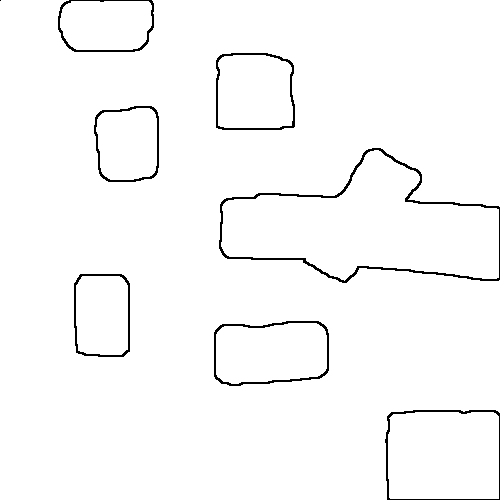
#> input picture assets/cave.png, 500 x 500 px
$ python fill_obstacles.py
#> lines starting #> are read from the running program, lines starting #| are printed output that depends on the picture; after the words box and inside, x2 and y2 are one past the last pixel; in counts of white or black regions, pixels touching at a corner belong together
import cv2
import numpy as np

# 1. Load the image
image_path = 'cave.png'
img = cv2.imread(image_path, cv2.IMREAD_GRAYSCALE)
#> img: shape (500, 500); 97.9% white; black in thin lines or dots

if img is None:
    print(f"Error: Could not find {image_path}")
    exit()

# 2. Invert the image
# OpenCV finds contours of WHITE objects on BLACK backgrounds.
# Currently, your map is Black walls on White background.
# So we invert it: Now obstacles are White Rings on Black.
inverted_img = cv2.bitwise_not(img)
#> inverted_img: shape (500, 500); 2.1% white in thin lines or dots

# 3. Find Contours
# RETR_EXTERNAL ensures we only get the outer shell of the donut, ignoring the inner hole.
contours, _ = cv2.findContours(inverted_img, cv2.RETR_EXTERNAL, cv2.CHAIN_APPROX_SIMPLE)
#> contours = 8 contours, 1 with area under 20; largest, box (x1, y1, x2, y2) and area: (219, 148, 500, 283) 22474, (385, 410, 500, 500) 9946, (214, 321, 329, 386) 6550, (216, 53, 295, 130) 5646, (58, 0, 154, 52) 4507, (74, 274, 130, 357) 4360, (94, 106, 159, 182) 4335

print(f"Found {len(contours)} obstacles.")
#| Found 8 obstacles.

# 4. Fill the Contours
# Draw filled contours (thickness=-1) on the inverted image
# This turns "White Rings" into "Solid White Blobs"
cv2.drawContours(inverted_img, contours, -1, (255), thickness=cv2.FILLED)
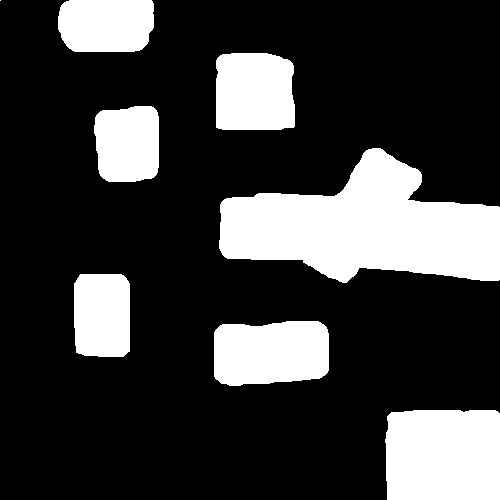
#> inverted_img: shape (500, 500); 23.6% white; 8 white regions (1 under 20 px), largest, box (x1, y1, x2, y2) and area: (219, 148, 500, 283) 22846, (385, 410, 500, 500) 10144, (214, 321, 329, 386) 6709

# 5. Invert Back
# Turn "Solid White Blobs" back into "Solid Black Blocks" on White.
solid_map = cv2.bitwise_not(inverted_img)

# 6. Save
output_path = 'solid_cave.png'
cv2.imwrite(output_path, solid_map)
print(f"Success! Saved solid map to {output_path}")
